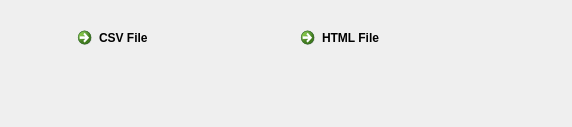
<?xml version="1.0" encoding="UTF-8"?>
<ui version="4.0">
 <class>csvOrhtml</class>
 <widget class="QWidget" name="csvOrhtml">
  <property name="geometry">
   <rect>
    <x>0</x>
    <y>0</y>
    <width>572</width>
    <height>127</height>
   </rect>
  </property>
  <property name="windowTitle">
   <string>csvOrhtml</string>
  </property>
  <widget class="QWidget" name="horizontalLayoutWidget">
   <property name="geometry">
    <rect>
     <x>59</x>
     <y>9</y>
     <width>461</width>
     <height>111</height>
    </rect>
   </property>
   <layout class="QHBoxLayout" name="mainLayout">
    <item>
     <widget class="QCommandLinkButton" name="csvButton">
      <property name="text">
       <string>CSV File</string>
      </property>
     </widget>
    </item>
    <item>
     <widget class="QCommandLinkButton" name="hmtlButton">
      <property name="text">
       <string>HTML File</string>
      </property>
     </widget>
    </item>
   </layout>
  </widget>
 </widget>
 <layoutdefault spacing="6" margin="11"/>
 <resources/>
 <connections/>
</ui>
